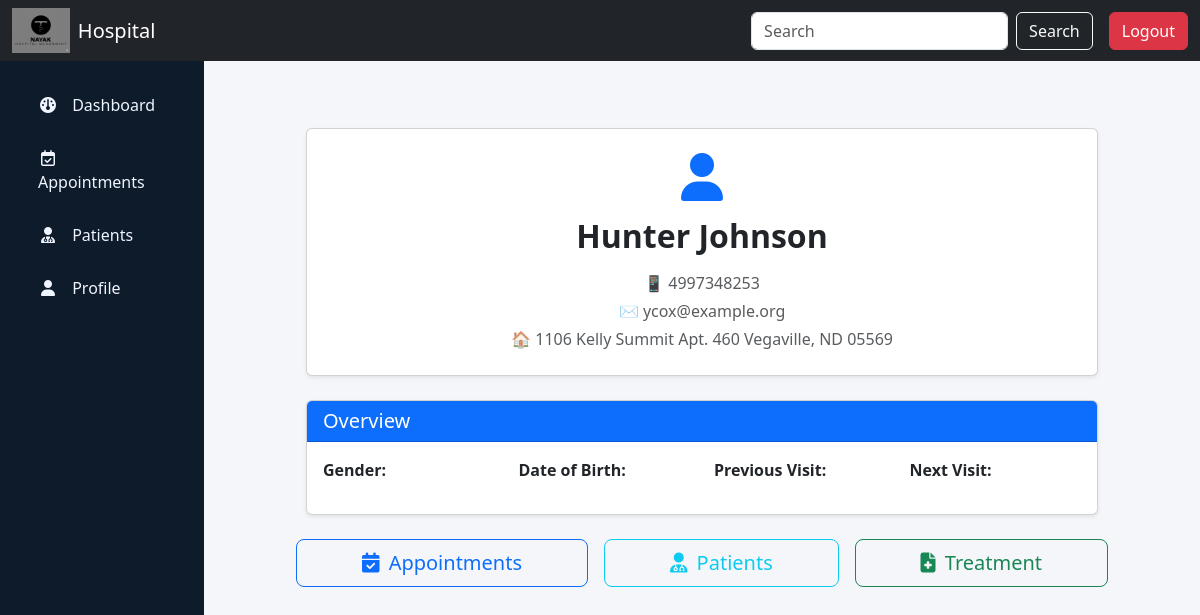
/doctor/profile (signed in), run on the app's committed database.
### app.py (models this page shows, shortened)
class Users(db.Model):
    user_id = db.Column(db.Integer, primary_key=True)
    username = db.Column(db.String(100), nullable=False)
    email = db.Column(db.String(100), nullable=False, unique=True)
    password = db.Column(db.String(200), nullable=False)
    role = db.Column(db.String(100), nullable=False, default='patient')
    fname = db.Column(db.String(100))
    lname = db.Column(db.String(100))
    phone = db.Column(db.String(15))
    address = db.Column(db.String(100))
    is_active = db.Column(db.Boolean, nullable=False, default=True)
    date_created = db.Column(db.DateTime, default=datetime.utcnow)
    patient_profile = db.relationship('Patients', backref='user', lazy=True, uselist=False)
    doctor_profile = db.relationship('Doctors', backref='user', lazy=True, uselist=False)

### app.py (the view)
@app.route("/doctor/profile")
def doctor_profile():
    doctor_id = session.get('doctor_id')
    if not doctor_id:
        flash("Session expired! Please login again.", "warning")
        return redirect(url_for('login'))
    doctor = Doctors.query.get(doctor_id)
    if not doctor:
        flash("Doctor profile missing! Contact admin.", "danger")
        return redirect(url_for('login'))
    return render_template("doctor_profile.html", doctor=doctor)

### templates/doctor_profile.html (shortened to what this page needs)
{% extends "base_doctor.html" %}
{% block content %}
<div class="container mt-5">
    <div class="card mb-4 shadow-sm profile-card p-4 text-center">
        <div class="mb-3">
            <i class="fa-solid fa-user fa-3x text-primary"></i>
        </div>
        <h2 class="fw-bold mb-3">{{ doctor.user.fname }} {{ doctor.user.lname }}</h2>
        <div class="contact-details text-muted">
            <p class="mb-1">📱 {{ doctor.user.phone }}</p>
            <p class="mb-1">✉️ {{ doctor.user.email }}</p>
            <p class="mb-0">🏠 {{ doctor.user.address }}</p>
        </div>
    </div>
    <div class="card mb-4 shadow-sm">
        <div class="card-header bg-primary text-white">
            <h5 class="mb-0">Overview</h5>
        </div>
        <div class="card-body">
            <div class="row text-center text-md-start">
                <div class="col-md-3 col-6 mb-3">
                    <strong>Gender:</strong>
                </div>
                <div class="col-md-3 col-6 mb-3">
                    <strong>Date of Birth:</strong>
                </div>
                <div class="col-md-3 col-6 mb-3">
                    <strong>Previous Visit:</strong>
                </div>
                <div class="col-md-3 col-6 mb-3">
                    <strong>Next Visit:</strong>
                </div>
            </div>
        </div>
    </div>
    <div class="d-flex flex-wrap justify-content-center gap-3 mb-5">
        <a href="{{ url_for('doctor_appointment') }}" class="btn btn-outline-primary btn-lg flex-fill text-center">
            <i class="fa-solid fa-calendar-check me-1"></i> Appointments
        </a>
        <a href="{{ url_for('doctor_patient') }}" class="btn btn-outline-info btn-lg flex-fill text-center">
            <i class="fa-solid fa-user-doctor me-1"></i> Patients
        </a>
        <a href="#" class="btn btn-outline-success btn-lg flex-fill text-center">
            <i class="fa-solid fa-file-medical me-1"></i> Treatment
        </a>
    </div>
</div>
{% endblock %}

### static/css/style.css (style rules this page uses)
html, body { overflow-x: hidden; width: 100%; }
body { margin: 0; padding: 0; }
body { margin-top: 70px; }
.card { margin: 10px; }
body { background: #f2f8ff; }

### data on the page
Users: user.fname "Hunter", user.lname "Johnson", user.phone "4997348253", user.email "ycox@example.org", user.address "1106 Kelly Summit Apt. 460 Vegaville, ND 05569"
